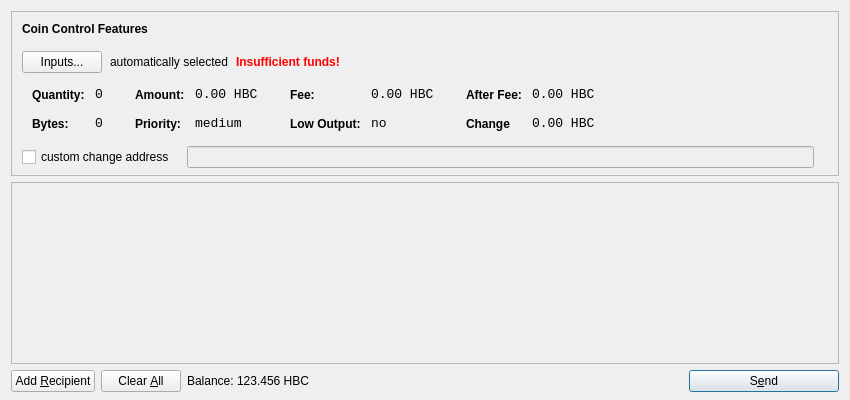
<?xml version="1.0" encoding="UTF-8"?>
<ui version="4.0">
 <class>SendCoinsDialog</class>
 <widget class="QDialog" name="SendCoinsDialog">
  <property name="geometry">
   <rect>
    <x>0</x>
    <y>0</y>
    <width>850</width>
    <height>400</height>
   </rect>
  </property>
  <property name="windowTitle">
   <string>Send Coins</string>
  </property>
  <property name="styleSheet">
   <string notr="true">background-image: url(:/images/gr);</string>
  </property>
  <layout class="QVBoxLayout" name="verticalLayout" stretch="0,1,0">
   <property name="bottomMargin">
    <number>8</number>
   </property>
   <item>
    <widget class="QFrame" name="frameCoinControl">
     <property name="sizePolicy">
      <sizepolicy hsizetype="Expanding" vsizetype="Expanding">
       <horstretch>0</horstretch>
       <verstretch>0</verstretch>
      </sizepolicy>
     </property>
     <property name="maximumSize">
      <size>
       <width>16777215</width>
       <height>16777215</height>
      </size>
     </property>
     <property name="frameShape">
      <enum>QFrame::StyledPanel</enum>
     </property>
     <property name="frameShadow">
      <enum>QFrame::Sunken</enum>
     </property>
     <layout class="QVBoxLayout" name="verticalLayoutCoinControl2">
      <property name="spacing">
       <number>6</number>
      </property>
      <property name="leftMargin">
       <number>0</number>
      </property>
      <property name="topMargin">
       <number>0</number>
      </property>
      <property name="rightMargin">
       <number>0</number>
      </property>
      <property name="bottomMargin">
       <number>6</number>
      </property>
      <item>
       <layout class="QVBoxLayout" name="verticalLayoutCoinControl" stretch="0,0,0,0,1">
        <property name="spacing">
         <number>0</number>
        </property>
        <property name="leftMargin">
         <number>10</number>
        </property>
        <property name="topMargin">
         <number>10</number>
        </property>
        <item>
         <layout class="QHBoxLayout" name="horizontalLayoutCoinControl1">
          <property name="bottomMargin">
           <number>15</number>
          </property>
          <item>
           <widget class="QLabel" name="labelCoinControlFeatures">
            <property name="sizePolicy">
             <sizepolicy hsizetype="Preferred" vsizetype="Maximum">
              <horstretch>0</horstretch>
              <verstretch>0</verstretch>
             </sizepolicy>
            </property>
            <property name="font">
             <font>
              <weight>75</weight>
              <bold>true</bold>
             </font>
            </property>
            <property name="styleSheet">
             <string notr="true">font-weight:bold;</string>
            </property>
            <property name="text">
             <string>Coin Control Features</string>
            </property>
           </widget>
          </item>
         </layout>
        </item>
        <item>
         <layout class="QHBoxLayout" name="horizontalLayoutCoinControl2" stretch="0,0,0,0">
          <property name="spacing">
           <number>8</number>
          </property>
          <property name="bottomMargin">
           <number>10</number>
          </property>
          <item>
           <widget class="QPushButton" name="pushButtonCoinControl">
            <property name="styleSheet">
             <string notr="true"/>
            </property>
            <property name="text">
             <string>Inputs...</string>
            </property>
           </widget>
          </item>
          <item>
           <widget class="QLabel" name="labelCoinControlAutomaticallySelected">
            <property name="text">
             <string>automatically selected</string>
            </property>
            <property name="margin">
             <number>5</number>
            </property>
           </widget>
          </item>
          <item>
           <widget class="QLabel" name="labelCoinControlInsuffFunds">
            <property name="font">
             <font>
              <weight>75</weight>
              <bold>true</bold>
             </font>
            </property>
            <property name="styleSheet">
             <string notr="true">color:red;font-weight:bold;</string>
            </property>
            <property name="text">
             <string>Insufficient funds!</string>
            </property>
            <property name="margin">
             <number>5</number>
            </property>
           </widget>
          </item>
          <item>
           <spacer name="horizontalSpacerCoinControl">
            <property name="orientation">
             <enum>Qt::Horizontal</enum>
            </property>
            <property name="sizeHint" stdset="0">
             <size>
              <width>40</width>
              <height>1</height>
             </size>
            </property>
           </spacer>
          </item>
         </layout>
        </item>
        <item>
         <widget class="QWidget" name="widgetCoinControl" native="true">
          <property name="sizePolicy">
           <sizepolicy hsizetype="Preferred" vsizetype="Preferred">
            <horstretch>0</horstretch>
            <verstretch>0</verstretch>
           </sizepolicy>
          </property>
          <property name="minimumSize">
           <size>
            <width>0</width>
            <height>0</height>
           </size>
          </property>
          <property name="styleSheet">
           <string notr="true"/>
          </property>
          <layout class="QHBoxLayout" name="horizontalLayoutCoinControl5">
           <property name="leftMargin">
            <number>0</number>
           </property>
           <property name="topMargin">
            <number>0</number>
           </property>
           <property name="rightMargin">
            <number>0</number>
           </property>
           <property name="bottomMargin">
            <number>0</number>
           </property>
           <item>
            <layout class="QHBoxLayout" name="horizontalLayoutCoinControl3" stretch="0,0,0,1">
             <property name="spacing">
              <number>20</number>
             </property>
             <property name="topMargin">
              <number>0</number>
             </property>
             <property name="bottomMargin">
              <number>10</number>
             </property>
             <item>
              <layout class="QFormLayout" name="formLayoutCoinControl1">
               <property name="horizontalSpacing">
                <number>10</number>
               </property>
               <property name="verticalSpacing">
                <number>14</number>
               </property>
               <property name="leftMargin">
                <number>10</number>
               </property>
               <property name="topMargin">
                <number>4</number>
               </property>
               <property name="rightMargin">
                <number>6</number>
               </property>
               <item row="0" column="0">
                <widget class="QLabel" name="labelCoinControlQuantityText">
                 <property name="styleSheet">
                  <string notr="true">font-weight:bold;</string>
                 </property>
                 <property name="text">
                  <string>Quantity:</string>
                 </property>
                 <property name="margin">
                  <number>0</number>
                 </property>
                </widget>
               </item>
               <item row="0" column="1">
                <widget class="QLabel" name="labelCoinControlQuantity">
                 <property name="font">
                  <font>
                   <family>Monospace</family>
                   <pointsize>10</pointsize>
                  </font>
                 </property>
                 <property name="cursor">
                  <cursorShape>IBeamCursor</cursorShape>
                 </property>
                 <property name="contextMenuPolicy">
                  <enum>Qt::ActionsContextMenu</enum>
                 </property>
                 <property name="text">
                  <string>0</string>
                 </property>
                 <property name="margin">
                  <number>0</number>
                 </property>
                 <property name="textInteractionFlags">
                  <set>Qt::LinksAccessibleByMouse|Qt::TextSelectableByKeyboard|Qt::TextSelectableByMouse</set>
                 </property>
                </widget>
               </item>
               <item row="1" column="0">
                <widget class="QLabel" name="labelCoinControlBytesText">
                 <property name="styleSheet">
                  <string notr="true">font-weight:bold;</string>
                 </property>
                 <property name="text">
                  <string>Bytes:</string>
                 </property>
                </widget>
               </item>
               <item row="1" column="1">
                <widget class="QLabel" name="labelCoinControlBytes">
                 <property name="font">
                  <font>
                   <family>Monospace</family>
                   <pointsize>10</pointsize>
                  </font>
                 </property>
                 <property name="cursor">
                  <cursorShape>IBeamCursor</cursorShape>
                 </property>
                 <property name="contextMenuPolicy">
                  <enum>Qt::ActionsContextMenu</enum>
                 </property>
                 <property name="text">
                  <string>0</string>
                 </property>
                 <property name="textInteractionFlags">
                  <set>Qt::LinksAccessibleByMouse|Qt::TextSelectableByKeyboard|Qt::TextSelectableByMouse</set>
                 </property>
                </widget>
               </item>
              </layout>
             </item>
             <item>
              <layout class="QFormLayout" name="formLayoutCoinControl2">
               <property name="horizontalSpacing">
                <number>10</number>
               </property>
               <property name="verticalSpacing">
                <number>14</number>
               </property>
               <property name="leftMargin">
                <number>6</number>
               </property>
               <property name="topMargin">
                <number>4</number>
               </property>
               <property name="rightMargin">
                <number>6</number>
               </property>
               <item row="0" column="0">
                <widget class="QLabel" name="labelCoinControlAmountText">
                 <property name="styleSheet">
                  <string notr="true">font-weight:bold;</string>
                 </property>
                 <property name="text">
                  <string>Amount:</string>
                 </property>
                 <property name="margin">
                  <number>0</number>
                 </property>
                </widget>
               </item>
               <item row="0" column="1">
                <widget class="QLabel" name="labelCoinControlAmount">
                 <property name="font">
                  <font>
                   <family>Monospace</family>
                   <pointsize>10</pointsize>
                  </font>
                 </property>
                 <property name="cursor">
                  <cursorShape>IBeamCursor</cursorShape>
                 </property>
                 <property name="contextMenuPolicy">
                  <enum>Qt::ActionsContextMenu</enum>
                 </property>
                 <property name="text">
                  <string>0.00 HBC</string>
                 </property>
                 <property name="textInteractionFlags">
                  <set>Qt::LinksAccessibleByMouse|Qt::TextSelectableByKeyboard|Qt::TextSelectableByMouse</set>
                 </property>
                </widget>
               </item>
               <item row="1" column="0">
                <widget class="QLabel" name="labelCoinControlPriorityText">
                 <property name="styleSheet">
                  <string notr="true">font-weight:bold;</string>
                 </property>
                 <property name="text">
                  <string>Priority:</string>
                 </property>
                </widget>
               </item>
               <item row="1" column="1">
                <widget class="QLabel" name="labelCoinControlPriority">
                 <property name="font">
                  <font>
                   <family>Monospace</family>
                   <pointsize>10</pointsize>
                  </font>
                 </property>
                 <property name="cursor">
                  <cursorShape>IBeamCursor</cursorShape>
                 </property>
                 <property name="contextMenuPolicy">
                  <enum>Qt::ActionsContextMenu</enum>
                 </property>
                 <property name="text">
                  <string>medium</string>
                 </property>
                 <property name="textInteractionFlags">
                  <set>Qt::LinksAccessibleByMouse|Qt::TextSelectableByKeyboard|Qt::TextSelectableByMouse</set>
                 </property>
                </widget>
               </item>
              </layout>
             </item>
             <item>
              <layout class="QFormLayout" name="formLayoutCoinControl3">
               <property name="horizontalSpacing">
                <number>10</number>
               </property>
               <property name="verticalSpacing">
                <number>14</number>
               </property>
               <property name="leftMargin">
                <number>6</number>
               </property>
               <property name="topMargin">
                <number>4</number>
               </property>
               <property name="rightMargin">
                <number>6</number>
               </property>
               <item row="0" column="0">
                <widget class="QLabel" name="labelCoinControlFeeText">
                 <property name="styleSheet">
                  <string notr="true">font-weight:bold;</string>
                 </property>
                 <property name="text">
                  <string>Fee:</string>
                 </property>
                 <property name="margin">
                  <number>0</number>
                 </property>
                </widget>
               </item>
               <item row="0" column="1">
                <widget class="QLabel" name="labelCoinControlFee">
                 <property name="font">
                  <font>
                   <family>Monospace</family>
                   <pointsize>10</pointsize>
                  </font>
                 </property>
                 <property name="cursor">
                  <cursorShape>IBeamCursor</cursorShape>
                 </property>
                 <property name="contextMenuPolicy">
                  <enum>Qt::ActionsContextMenu</enum>
                 </property>
                 <property name="text">
                  <string>0.00 HBC</string>
                 </property>
                 <property name="textInteractionFlags">
                  <set>Qt::LinksAccessibleByMouse|Qt::TextSelectableByKeyboard|Qt::TextSelectableByMouse</set>
                 </property>
                </widget>
               </item>
               <item row="1" column="0">
                <widget class="QLabel" name="labelCoinControlLowOutputText">
                 <property name="styleSheet">
                  <string notr="true">font-weight:bold;</string>
                 </property>
                 <property name="text">
                  <string>Low Output:</string>
                 </property>
                </widget>
               </item>
               <item row="1" column="1">
                <widget class="QLabel" name="labelCoinControlLowOutput">
                 <property name="font">
                  <font>
                   <family>Monospace</family>
                   <pointsize>10</pointsize>
                  </font>
                 </property>
                 <property name="cursor">
                  <cursorShape>IBeamCursor</cursorShape>
                 </property>
                 <property name="contextMenuPolicy">
                  <enum>Qt::ActionsContextMenu</enum>
                 </property>
                 <property name="text">
                  <string>no</string>
                 </property>
                 <property name="textInteractionFlags">
                  <set>Qt::LinksAccessibleByMouse|Qt::TextSelectableByKeyboard|Qt::TextSelectableByMouse</set>
                 </property>
                </widget>
               </item>
              </layout>
             </item>
             <item>
              <layout class="QFormLayout" name="formLayoutCoinControl4">
               <property name="horizontalSpacing">
                <number>10</number>
               </property>
               <property name="verticalSpacing">
                <number>14</number>
               </property>
               <property name="leftMargin">
                <number>6</number>
               </property>
               <property name="topMargin">
                <number>4</number>
               </property>
               <property name="rightMargin">
                <number>6</number>
               </property>
               <item row="0" column="0">
                <widget class="QLabel" name="labelCoinControlAfterFeeText">
                 <property name="styleSheet">
                  <string notr="true">font-weight:bold;</string>
                 </property>
                 <property name="text">
                  <string>After Fee:</string>
                 </property>
                 <property name="margin">
                  <number>0</number>
                 </property>
                </widget>
               </item>
               <item row="0" column="1">
                <widget class="QLabel" name="labelCoinControlAfterFee">
                 <property name="font">
                  <font>
                   <family>Monospace</family>
                   <pointsize>10</pointsize>
                  </font>
                 </property>
                 <property name="cursor">
                  <cursorShape>IBeamCursor</cursorShape>
                 </property>
                 <property name="contextMenuPolicy">
                  <enum>Qt::ActionsContextMenu</enum>
                 </property>
                 <property name="text">
                  <string>0.00 HBC</string>
                 </property>
                 <property name="textInteractionFlags">
                  <set>Qt::LinksAccessibleByMouse|Qt::TextSelectableByKeyboard|Qt::TextSelectableByMouse</set>
                 </property>
                </widget>
               </item>
               <item row="1" column="0">
                <widget class="QLabel" name="labelCoinControlChangeText">
                 <property name="styleSheet">
                  <string notr="true">font-weight:bold;</string>
                 </property>
                 <property name="text">
                  <string>Change</string>
                 </property>
                </widget>
               </item>
               <item row="1" column="1">
                <widget class="QLabel" name="labelCoinControlChange">
                 <property name="font">
                  <font>
                   <family>Monospace</family>
                   <pointsize>10</pointsize>
                  </font>
                 </property>
                 <property name="cursor">
                  <cursorShape>IBeamCursor</cursorShape>
                 </property>
                 <property name="contextMenuPolicy">
                  <enum>Qt::ActionsContextMenu</enum>
                 </property>
                 <property name="text">
                  <string>0.00 HBC</string>
                 </property>
                 <property name="textInteractionFlags">
                  <set>Qt::LinksAccessibleByMouse|Qt::TextSelectableByKeyboard|Qt::TextSelectableByMouse</set>
                 </property>
                </widget>
               </item>
              </layout>
             </item>
            </layout>
           </item>
          </layout>
         </widget>
        </item>
        <item>
         <layout class="QHBoxLayout" name="horizontalLayoutCoinControl4" stretch="0,0,0">
          <property name="spacing">
           <number>12</number>
          </property>
          <property name="sizeConstraint">
           <enum>QLayout::SetDefaultConstraint</enum>
          </property>
          <property name="topMargin">
           <number>5</number>
          </property>
          <property name="rightMargin">
           <number>5</number>
          </property>
          <item>
           <widget class="QCheckBox" name="checkBoxCoinControlChange">
            <property name="text">
             <string>custom change address</string>
            </property>
           </widget>
          </item>
          <item>
           <widget class="QLineEdit" name="lineEditCoinControlChange">
            <property name="enabled">
             <bool>false</bool>
            </property>
            <property name="sizePolicy">
             <sizepolicy hsizetype="Expanding" vsizetype="Fixed">
              <horstretch>0</horstretch>
              <verstretch>0</verstretch>
             </sizepolicy>
            </property>
           </widget>
          </item>
          <item>
           <widget class="QLabel" name="labelCoinControlChangeLabel">
            <property name="sizePolicy">
             <sizepolicy hsizetype="Preferred" vsizetype="Expanding">
              <horstretch>0</horstretch>
              <verstretch>0</verstretch>
             </sizepolicy>
            </property>
            <property name="minimumSize">
             <size>
              <width>0</width>
              <height>0</height>
             </size>
            </property>
            <property name="text">
             <string/>
            </property>
            <property name="margin">
             <number>3</number>
            </property>
           </widget>
          </item>
         </layout>
        </item>
        <item>
         <spacer name="verticalSpacerCoinControl">
          <property name="orientation">
           <enum>Qt::Vertical</enum>
          </property>
          <property name="sizeHint" stdset="0">
           <size>
            <width>800</width>
            <height>1</height>
           </size>
          </property>
         </spacer>
        </item>
       </layout>
      </item>
     </layout>
    </widget>
   </item>
   <item>
    <widget class="QScrollArea" name="scrollArea">
     <property name="widgetResizable">
      <bool>true</bool>
     </property>
     <widget class="QWidget" name="scrollAreaWidgetContents">
      <property name="geometry">
       <rect>
        <x>0</x>
        <y>0</y>
        <width>830</width>
        <height>172</height>
       </rect>
      </property>
      <layout class="QVBoxLayout" name="verticalLayout_2">
       <property name="leftMargin">
        <number>0</number>
       </property>
       <property name="topMargin">
        <number>0</number>
       </property>
       <property name="rightMargin">
        <number>0</number>
       </property>
       <property name="bottomMargin">
        <number>0</number>
       </property>
       <item>
        <layout class="QVBoxLayout" name="entries">
         <property name="spacing">
          <number>6</number>
         </property>
        </layout>
       </item>
       <item>
        <spacer name="verticalSpacer">
         <property name="orientation">
          <enum>Qt::Vertical</enum>
         </property>
         <property name="sizeHint" stdset="0">
          <size>
           <width>20</width>
           <height>40</height>
          </size>
         </property>
        </spacer>
       </item>
      </layout>
     </widget>
    </widget>
   </item>
   <item>
    <layout class="QHBoxLayout" name="horizontalLayout">
     <item>
      <widget class="QPushButton" name="addButton">
       <property name="toolTip">
        <string>Send to multiple recipients at once</string>
       </property>
       <property name="text">
        <string>Add &amp;Recipient</string>
       </property>
       <property name="icon">
        <iconset resource="../bitcoin.qrc">
         <normaloff>:/icons/add</normaloff>:/icons/add</iconset>
       </property>
       <property name="autoDefault">
        <bool>false</bool>
       </property>
      </widget>
     </item>
     <item>
      <widget class="QPushButton" name="clearButton">
       <property name="sizePolicy">
        <sizepolicy hsizetype="Minimum" vsizetype="Fixed">
         <horstretch>0</horstretch>
         <verstretch>0</verstretch>
        </sizepolicy>
       </property>
       <property name="toolTip">
        <string>Remove all transaction fields</string>
       </property>
       <property name="text">
        <string>Clear &amp;All</string>
       </property>
       <property name="icon">
        <iconset resource="../bitcoin.qrc">
         <normaloff>:/icons/remove</normaloff>:/icons/remove</iconset>
       </property>
       <property name="autoRepeatDelay">
        <number>300</number>
       </property>
       <property name="autoDefault">
        <bool>false</bool>
       </property>
      </widget>
     </item>
     <item>
      <layout class="QHBoxLayout" name="horizontalLayout_2">
       <property name="spacing">
        <number>3</number>
       </property>
       <item>
        <widget class="QLabel" name="label">
         <property name="sizePolicy">
          <sizepolicy hsizetype="Preferred" vsizetype="Fixed">
           <horstretch>0</horstretch>
           <verstretch>0</verstretch>
          </sizepolicy>
         </property>
         <property name="text">
          <string>Balance:</string>
         </property>
        </widget>
       </item>
       <item>
        <widget class="QLabel" name="labelBalance">
         <property name="sizePolicy">
          <sizepolicy hsizetype="Preferred" vsizetype="Fixed">
           <horstretch>0</horstretch>
           <verstretch>0</verstretch>
          </sizepolicy>
         </property>
         <property name="cursor">
          <cursorShape>IBeamCursor</cursorShape>
         </property>
         <property name="text">
          <string>123.456 HBC</string>
         </property>
         <property name="textInteractionFlags">
          <set>Qt::LinksAccessibleByMouse|Qt::TextSelectableByKeyboard|Qt::TextSelectableByMouse</set>
         </property>
        </widget>
       </item>
      </layout>
     </item>
     <item>
      <spacer name="horizontalSpacer">
       <property name="orientation">
        <enum>Qt::Horizontal</enum>
       </property>
       <property name="sizeHint" stdset="0">
        <size>
         <width>40</width>
         <height>20</height>
        </size>
       </property>
      </spacer>
     </item>
     <item>
      <widget class="QPushButton" name="sendButton">
       <property name="minimumSize">
        <size>
         <width>150</width>
         <height>0</height>
        </size>
       </property>
       <property name="toolTip">
        <string>Confirm the send action</string>
       </property>
       <property name="text">
        <string>S&amp;end</string>
       </property>
       <property name="icon">
        <iconset resource="../bitcoin.qrc">
         <normaloff>:/icons/send</normaloff>:/icons/send</iconset>
       </property>
       <property name="default">
        <bool>true</bool>
       </property>
      </widget>
     </item>
    </layout>
   </item>
  </layout>
 </widget>
 <resources>
  <include location="../bitcoin.qrc"/>
 </resources>
 <connections/>
</ui>
